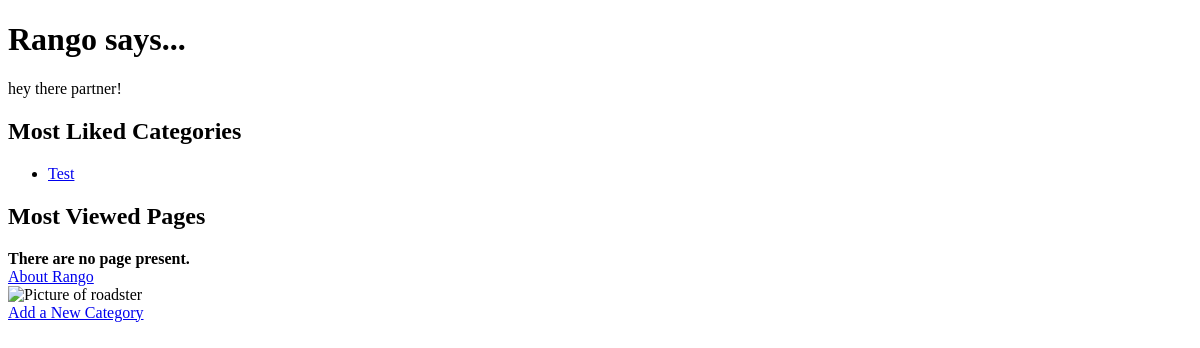
/, run on an earlier commit of the app's database.
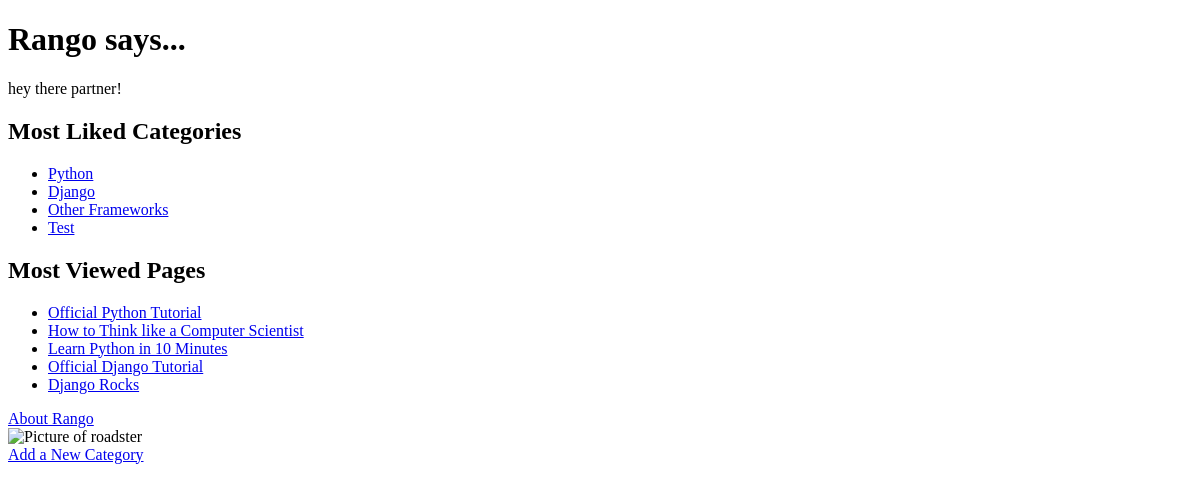
And on a later commit of the database.
### rango/models.py (models this page shows, shortened)
class Category(models.Model):
    name = models.CharField(max_length=128, unique=True)  # 设置了几个field，以及相应的类型和属性
    views = models.IntegerField(default=0)
    likes = models.IntegerField(default=0)
    slug = models.SlugField(unique=True)
    class Meta:
        verbose_name_plural = 'Categories'

class Page(models.Model):
    category = models.ForeignKey(Category)  # ForeignKey是个创建不同model之间一对多关系的一类field【本例中】
    title = models.CharField(max_length=128)
    url = models.URLField()
    views = models.IntegerField(default=0)

### rango/views.py (the view)
# urls.py: url(r'^$', views.index, name='index'),
def index(request):
    category_list = Category.objects.order_by('-likes')[:5]  # 获取Category对象按like的降序排列的前五个
    page_list = Page.objects.order_by('-views')[:5]
    context_dict = {'categories': category_list,
                    'pages': page_list}  # 这里的categories和HTML中相同，会代替HTML中的。该字典的目的，即将具体信息传递给HTML。
    return render(request, 'rango/index.html', context_dict)  # render()函数将这三个信息综合到一起，然后返回给用户。

### templates/rango/index.html (shortened to what this page needs)
<!DOCTYPE html>
{% load staticfiles %}
<html lang="en">
<head>
</head>
<body>
<h1>Rango says...</h1>
<div> hey there partner!</div>
<h2>Most Liked Categories</h2>
<div>
    {% if categories %}
    <ul>
        {% for category in categories %}
        <li>
            <a href="/rango/category/{{ category.slug }}">{{ category.name }}</a>
        </li>
        {% endfor %}
    </ul>
    {% else %}
    <strong>There are no categories present.</strong>
    {% endif %}
</div>
<h2>Most Viewed Pages</h2>
<div>
    {% if pages %}
    <ul>
        {% for page in pages %}
        <li>
            <a href="{{ page.url }}">{{ page.title }}</a>
        </li>
        {% endfor %}
    </ul>
    {% else %}
    <strong>There are no page present.</strong>
    {% endif %}
</div>
<div>
    <a href="/rango/about/">About Rango</a><br/>
    <img src="{% static 'images/roadster.jpg' %}"
         alt="Picture of roadster"/>
</div>
<div>
    <a href="/rango/add_category/">Add a New Category</a><br/>
</div>
</body>
</html>

What changed in the data, as far as the page shows it:
added Category: name "Python"
added Category: name "Django"
added Category: name "Other Frameworks"
added Page: title "Official Python Tutorial"
added Page: title "How to Think like a Computer Scientist"
added Page: title "Learn Python in 10 Minutes"
added Page: title "Official Django Tutorial"
added Page: title "Django Rocks"
Also different on the page:
text no longer shown: "There are no page present."
